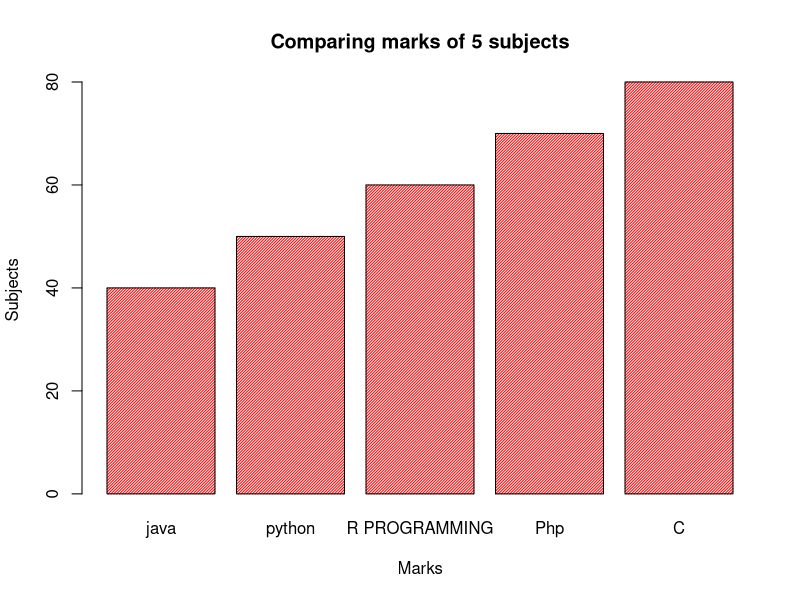

The R script that drew this image:
#Write a R program to create a simple bar plot of five subjects marks.

marks <-c(40,50,60,70,80)
sub <-c("java","python","R PROGRAMMING","Php","C")
print(marks)
print(sub)
cat(marks,sub)
num <-(1:50)
print(num)
cat(num)

barplot(marks,
        names.arg=(sub),
        main="Comparing marks of 5 subjects",
        xlab="Marks",
        ylab="Subjects",
        col="Red",
        horiz=FALSE,
        density=50,
        border="black")